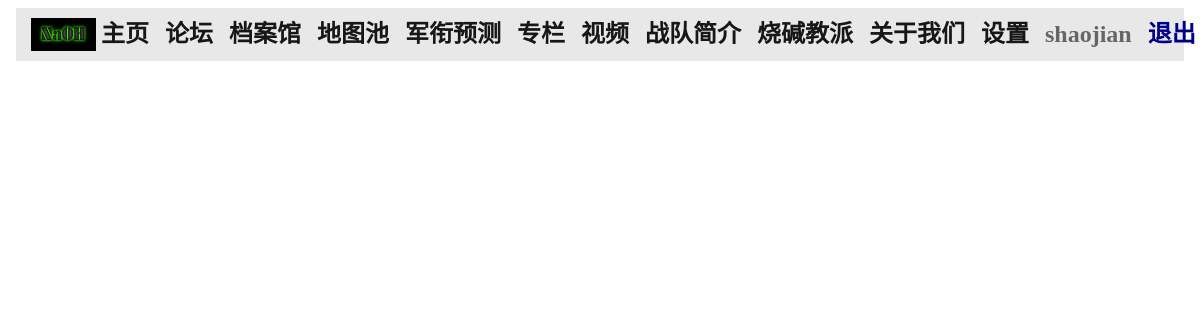
Page /setting/my_column (signed in) on the earlier database version.
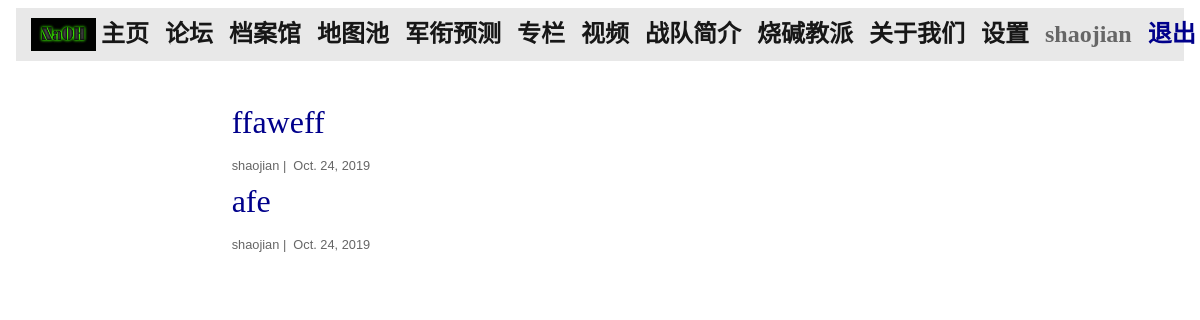
Same page on the later database version.
### essays/models.py (models this page shows)
class Post(models.Model):
    user = models.ForeignKey(User, on_delete=models.CASCADE)
    title = models.CharField(max_length=128)
    body = models.CharField(max_length=4000)
    created_on = models.DateTimeField(auto_now_add=True)
    count = models.IntegerField(default=0)
    rate = models.FloatField(default=0)
    rate_total = models.FloatField(default=0)
    rate_num = models.IntegerField(default=0)

### projects/views.py (the view)
# urls.py: path("setting/my_column", views.my_column, name="my_column"),
def my_column(request):
    posts = Column.objects.filter(
        user=request.user
    ).order_by(
        '-created_on'
    )
    language = select_language(request)
    context = {
        'language': language,
        "posts": posts
    }
    return render(request, "my_column.html", context)

### projects/views.py (called while the page is built)
def select_language(request):
    language = 'English'
    if request.user.is_authenticated:
        if request.session.get(request.user.username, None) == None:
            request.session[request.user.username] = 'Chinese'
        language = request.session[request.user.username]
    return language

### projects/templates/my_column.html
{% extends "base.html" %}
{% load static %}
{% block page_content %}
<br>
<div class="col-md-8 offset-md-2">
{% for post in posts %}
    <h2><a style="color: #00008B;" href="{% url 'essay_details' post.pk%}">{{ post.title }}</a></h2>
    <small>
        {{ post.user }} |&nbsp;
        {{ post.created_on.date }}
    </small>
    <br>
{% endfor %}
</div>
{% endblock %}

Differences in the rows shown:
added Post: title "ffaweff", user "shaojian", created_on "Oct. 24, 2019"
added Post: title "afe", user "shaojian", created_on "Oct. 24, 2019"
